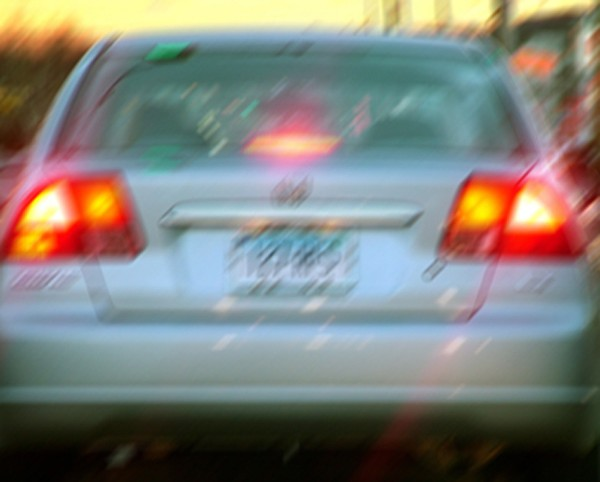
//> input picture Resources/licenseplate_motion.jpg, 600 x 482 px
$ ./main ../../../Resources/licenseplate_motion.jpg   (built with g++ and OpenCV 4)
//> lines starting //> are read from the running program, lines starting //| are printed output that depends on the picture; after the words box and inside, x2 and y2 are one past the last pixel; in counts of white or black regions, pixels touching at a corner belong together
### Samples/Noise/noise.hpp
/*
 * Image Noise ver 1.0
 *
 * This library is to be used to add specific noise to
 * images in the OpenCv framework.
 *
 * Implementation is only for float numbers,
 * so the images must be rescaled
 *
 * Also it work only with one image plane,
 * so color images must be treated plane by plane
 *
 * Noise generated:
 * - Salt and Pepper
 * - Gaussian
 * - Poisson
 * - Speckle
 *
 * Implementation of the noise functions is the same
 * as in the Matlab function imnoise with minor changes.
 * Read the description of the functions
 * for more information.
 *
 * Created by Vladislav Antonov
 * October 2011
 */

#pragma once

#include <opencv2/core/core.hpp>
#include <opencv2/highgui/highgui.hpp>

/*
 * Gaussian distribution, taken from GSL
 * sigma i the standard deviation
 * mean is zero - add value if required
 */
double gaussian(const double sigma);

/*
 * This function generates
 * Possion distribution,
 * via the Knuth's algorithm
 */
double poisson(const double lambda);

/*
 * Generates salt and pepper noise
 * pr - part of the image to be affected
 */

void SPnoise(cv::Mat &imgc, float pr = 0.05);

/*
 * Adds Gaussian noise with:
 * mean - mean value
 * stdev - standard deviation
 */
void Gnoise(cv::Mat &imgc, float mean = 0, float stdev = 0.01);

/*
 * Adds zero mean Gaussian noise with
 * variance, defined for each pixel by:
 * imgm
 * and mean=0
 */
void LVnoise(cv::Mat &imgc, cv::Mat &imgm);

/*
 * Adds zero mean Gaussian noise with
 * zero mean and variance, defined
 * for each pixel by a function of its intensity.
 *
 * This function should be defined
 * in the code of the program.
 */
void LV1noise(cv::Mat &imgc, float (*ptLV1f)(float));

/*
 * Adds Poisson noise with
 * scaling of pixel values:
 * scl - should be defined
 * to suit user needs
 */
void Pnoise(cv::Mat &imgc, float scl = 255);

/*
 * Generates multiplicative uniform noise
 * with mean=0 and variance:
 * stdev
 * which is applied to image as follows:
 * I=I+I*noise
 */
void SPEnoise(cv::Mat &imgc, float stdev = 0.04);

/*
 * Adds uniform noise, with:
 * v - intensity
 * pr - part of the image to be affected
 */

void Unoise(cv::Mat &imgc, float pr, float v = 1.0);

### Samples/Noise/noise_norm_comparison/main.cpp
/*
 * This code performs Fourier defocusing deblurring
 * Tiknhonov method is used
 * Rough noise estimation is used to set parameter
 * for the method
 */

#include <iostream>
#include <opencv2/core/core.hpp>
#include <opencv2/core/mat.hpp>
#include <opencv2/highgui/highgui.hpp>
#include <opencv2/imgproc/imgproc.hpp>

#include "fdb.hpp"
#include "noise.hpp"

using namespace std;

// [19 lines left out: function Ximgset, not called in this run]

void ksetMoveXY(cv::Mat &kernel, int x, int y, int x0 = 0, int y0 = 0) {
  cv::Scalar ksum;

  kernel = 0;
  cv::line(kernel, cv::Point(x0 + kernel.cols / 2, y0 + kernel.rows / 2),
           cv::Point(x + kernel.cols / 2, y + kernel.rows / 2), cv::Scalar(1.0),
           1, cv::LINE_AA);
  ksum = cv::sum(kernel);
  kernel = kernel / ksum.val[0];
}

/*
 * Total variation calculation
 */

// [41 lines left out: function TotVar, not called in this run]

/*
 * Gradient norm calculation
 */

// [41 lines left out: function GradNorm, not called in this run]

/*
 * Gradient norm calculation
 */

// [41 lines left out: function HLNorm, not called in this run]

/*
 * Function to calculate
 * the standard deviation
 * of the noise
 */

// [20 lines left out: function NoiseDev, not called in this run]

/*
 * Function to calculate
 * the norm of the noise
 */

// [19 lines left out: function NoiseDevN, not called in this run]

int main(int argc, char **argv) {
  cv::Mat imgi, img0, img2;  // initial images, end image

  int m = 320, n = 240;   // test image dimensions (QVGA)
  float x1 = 10, y1 = 0;  // motion blurr vector
  int ksize, kw, kh;      // kernel width and height
  float alpha;            // this is alpha for Tikhonov regularization
  cv::Mat kernel;         // kernel for blurring
  cv::Mat img, imgl;
  // blurr and deblurred image
  cv::Mat img1, imgb;
  // images for the initial DFT and DCT transformations
  cv::Mat imgDFTi;
  // images for the DFT and DCT transformations
  cv::Mat imgDFT;

  cv::Mat tmp;  // for border removal
  cv::Scalar ksum;

  // Norms declaration
  float norm0, norm1, norm2, norm3, norm4, norm5, norm6, norm7;

  // cut off variables
  float re, im, stdev, step;

  // creates initial image
  if ((argc == 2) &&
      (!(imgi = cv::imread(argv[1], cv::IMREAD_GRAYSCALE)).empty())) {
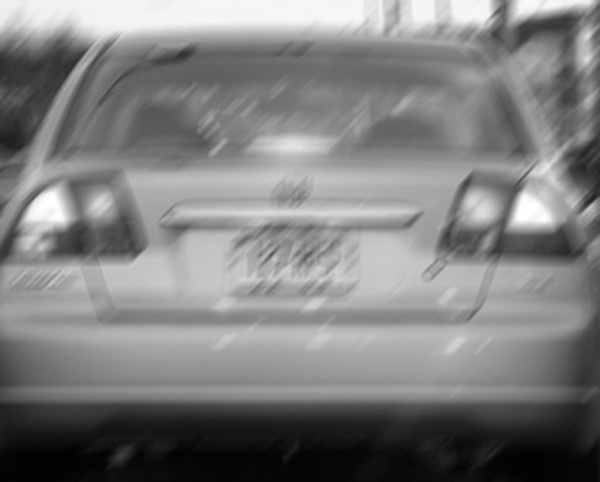
//> imgi: 482 rows x 600 cols, CV_8UC1; min 0, max 255, mean 126.2
    img0 = cv::Mat(cv::Size(imgi.cols, imgi.rows), CV_32FC1);
    imgi.convertTo(img0, CV_32F);
    img0 = imgi / 255.0;
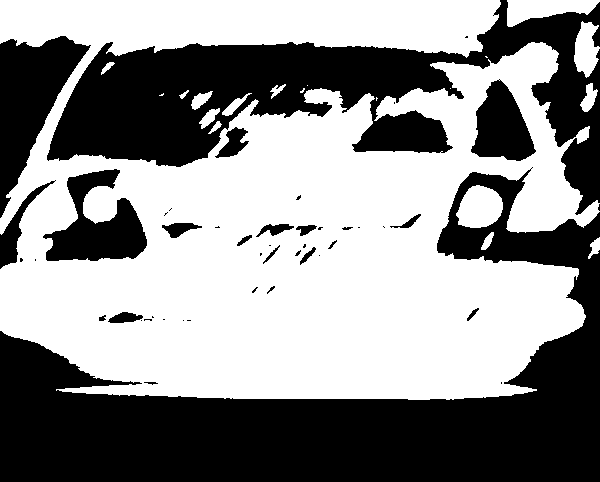
//> img0: 482 rows x 600 cols, CV_8UC1; values 0 (black) and 1 (white), 55.6% white; 46 black regions (25 under 20 px), largest, box (x1, y1, x2, y2) and area: (0, 167, 600, 482) 67846, (47, 0, 600, 215) 41592, (0, 36, 91, 218) 7533
  } else {
    img0 = cv::Mat(cv::Size(m, n), CV_32FC1);
    Ximgset(img0);
  }

  img2 = cv::Mat(cv::Size(img0.cols, img0.rows), CV_8UC1);

  // create blurr kernel
  ksize = max(abs(x1) + 1, abs(y1) + 1);
  kernel = cv::Mat(cv::Size(2 * ksize + 1, 2 * ksize + 1), CV_32FC1);
  ksetMoveXY(kernel, x1, y1);
//> in ksetMoveXY, `cv::line(kernel, cv::Point(x0 + kernel.cols / 2, y0 + kernel.rows / 2)..`:
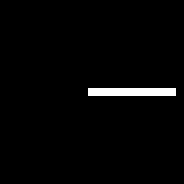
//> kernel: 23 rows x 23 cols, CV_32FC1 (shown 8 times larger); values 0 (black) and 1 (white), 2.1% white in thin lines or dots, all inside (x1, y1, x2, y2) = (11, 11, 22, 12)

  // declare blurred image
  img = cv::Mat(
      cv::Size(img0.cols + 2 * kernel.cols, img0.rows + 2 * kernel.rows),
      img0.depth(), 1);
  // temporal image
  imgl = cv::Mat(cv::Size(img.cols, img.rows), CV_32FC1);
  // create border
  cv::copyMakeBorder(img0, img, kernel.rows, kernel.rows, kernel.cols,
                     kernel.cols, cv::BORDER_REPLICATE);
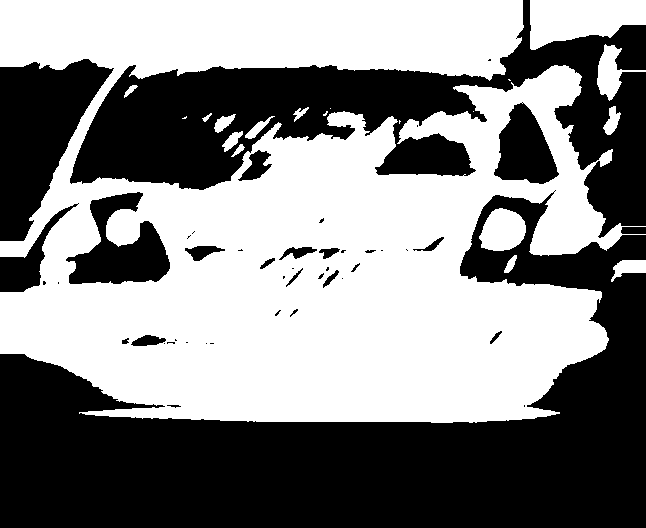
//> img: 528 rows x 646 cols, CV_8UC1; values 0 (black) and 1 (white), 52.4% white; 46 black regions (24 under 20 px), largest, box (x1, y1, x2, y2) and area: (0, 190, 646, 528) 92088, (70, 0, 646, 238) 46330, (0, 59, 114, 241) 11535
  // supress ringing from boundaries
//> (the run ends here: the program needs code that is not available in this run, at `EdgeTaper(img, kernel.cols, kernel.cols);`)
